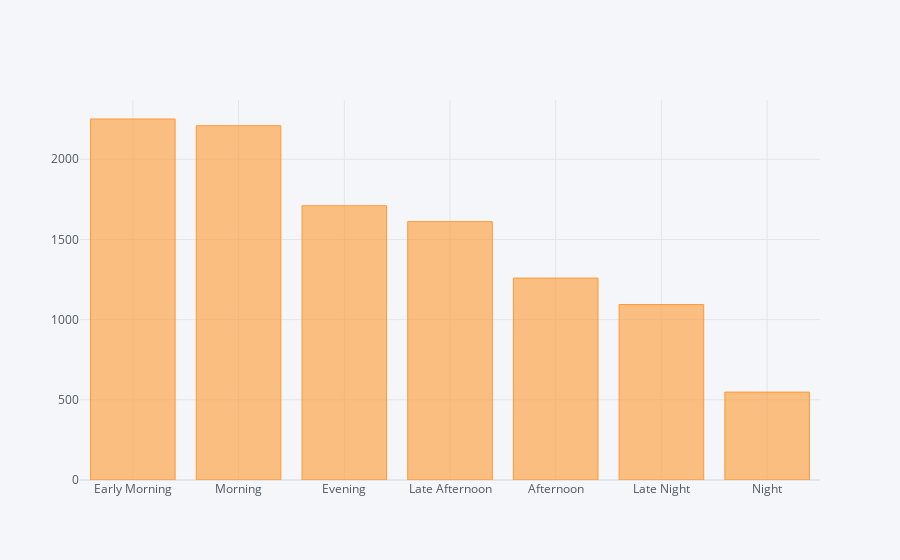

Here is the notebook cell this chart was saved with:
### Markdown cell above
>- The function `go_offline` from the module `cufflinks.offline` is required to set the plotly plot for offline access within the Jupyter notebook.
>- The `plot` function helps to create matplotlib like visualizations. Creates Plotly plot as an HTML file. It renders the plot offline.
>- The `iplot` function helps to create interactive visualizations (creates javascript plot). Specifically designed for use in Jupyter notebook.
>- `init_notebook_mode(connected=True)` helps to initialize the interactive plotting mode in the Jupyter notebook. By setting `connected=True`, plots will be rendered using the Plotly cloud service, which allows for interactive features and better rendering. If set to `connected=False`, the plots will be rendered locally without connecting to Plotly's cloud service.
>- `cf.go_offline()` helps to render plots locally within the environment where the code is executed (Jupyter notebook) without requiring an internet connection.

### Code cell
data['Dep_Time_Hour'].apply(flight_dep_time).value_counts().iplot(kind='bar')

### Figure 1 — Plotly figure (JSON) as saved in the notebook; plotly's stock layout.template omitted (floating-point values rounded to 4 significant figures)
{"data": [{"marker": {"color": "rgba(255, 153, 51, 0.6)", "line": {"color": "rgba(255, 153, 51, 1.0)", "width": 1}}, "name": "count", "orientation": "v", "text": "", "type": "bar", "x": ["Early Morning", "Morning", "Evening", "Late Afternoon", "Afternoon", "Late Night", "Night"], "y": [2251, 2209, 1710, 1611, 1259, 1094, 548]}], "layout": {"autosize": true, "legend": {"bgcolor": "#F5F6F9", "font": {"color": "#4D5663"}}, "paper_bgcolor": "#F5F6F9", "plot_bgcolor": "#F5F6F9", "title": {"font": {"color": "#4D5663"}}, "xaxis": {"autorange": true, "gridcolor": "#E1E5ED", "range": [-0.5, 6.5], "showgrid": true, "tickfont": {"color": "#4D5663"}, "title": {"font": {"color": "#4D5663"}, "text": ""}, "type": "category", "zerolinecolor": "#E1E5ED"}, "yaxis": {"autorange": true, "gridcolor": "#E1E5ED", "range": [0, 2369.0], "showgrid": true, "tickfont": {"color": "#4D5663"}, "title": {"font": {"color": "#4D5663"}, "text": ""}, "type": "linear", "zerolinecolor": "#E1E5ED"}}}
